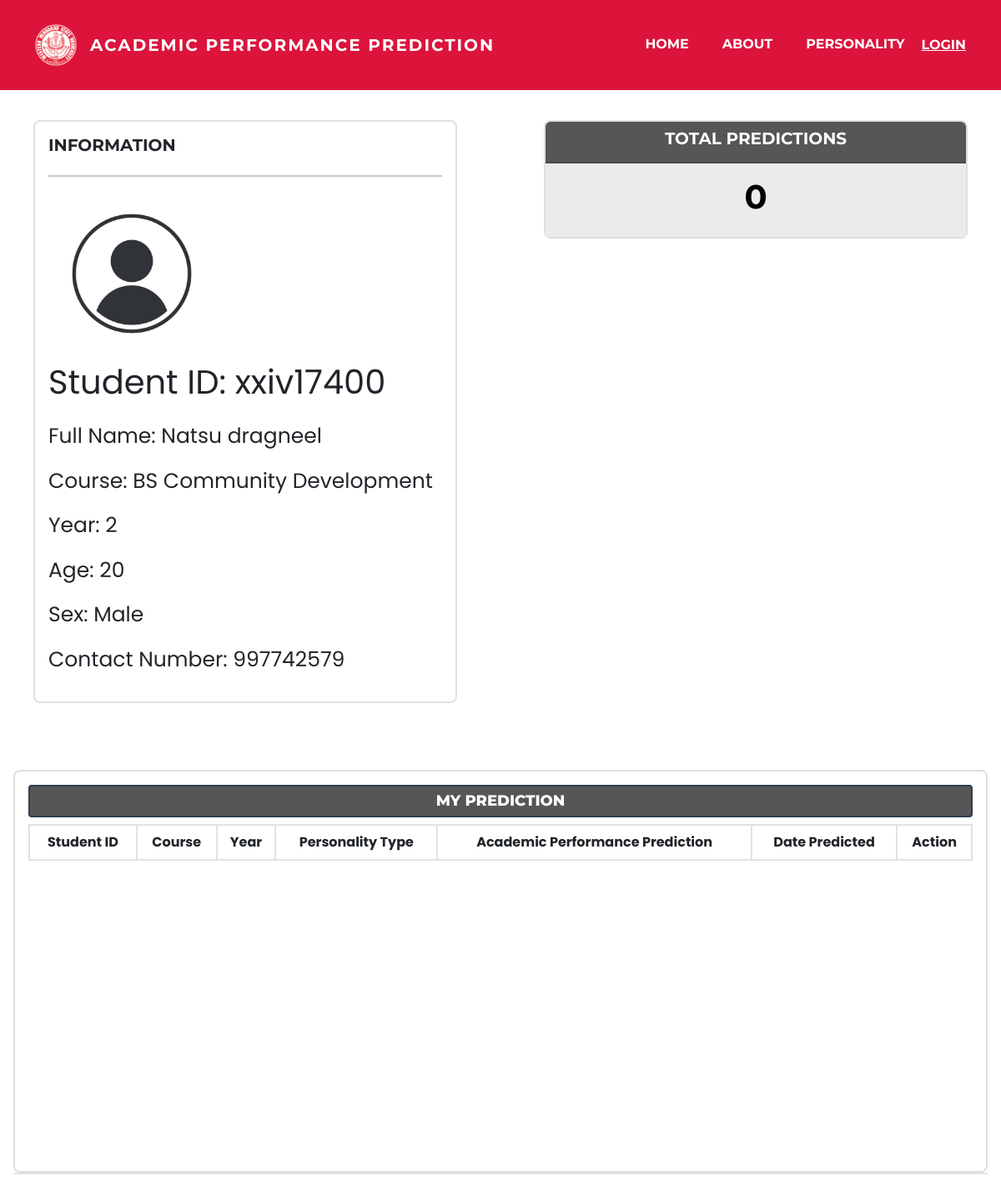
Before: /user/3 (upper part) with the older database file.
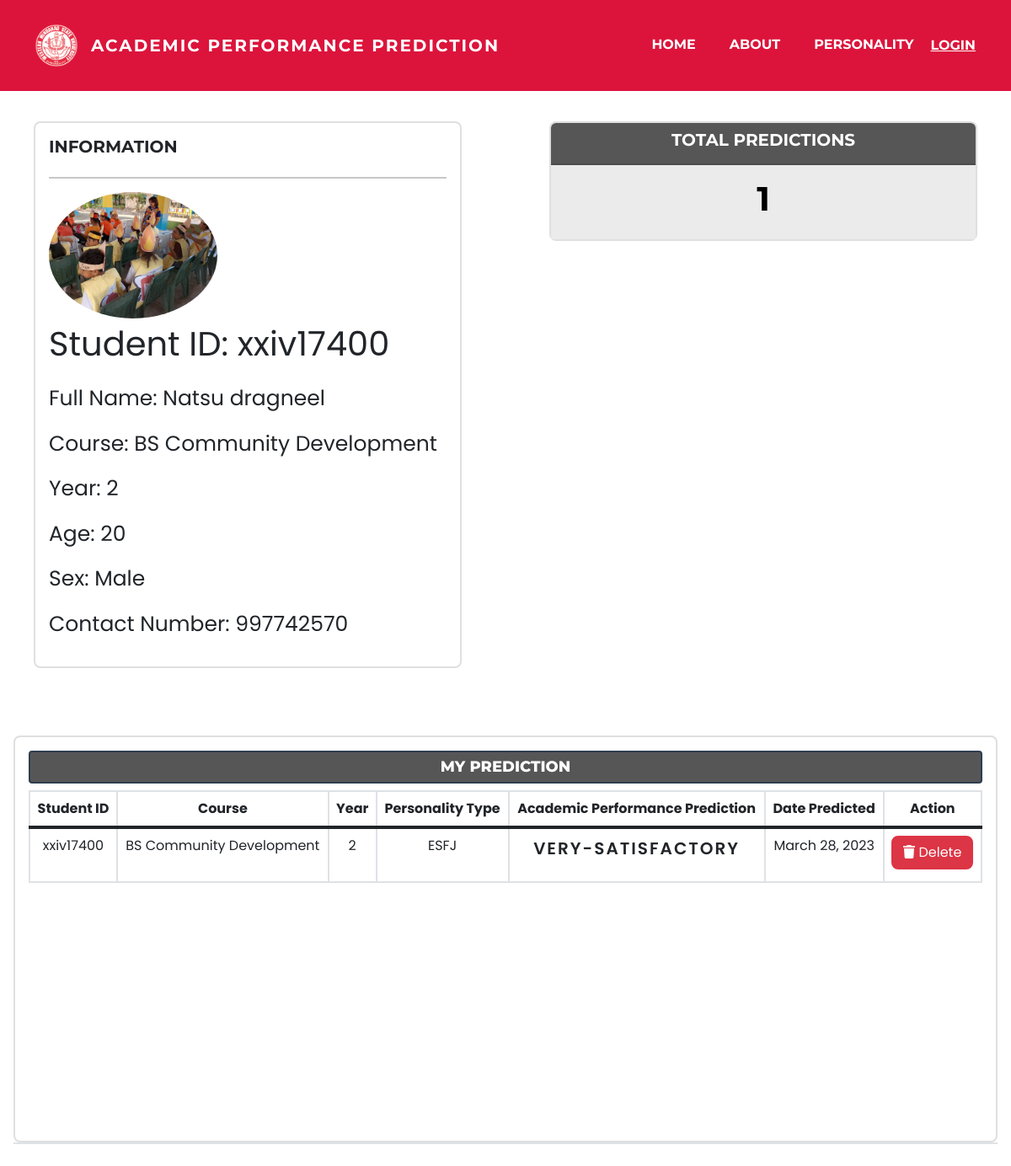
After: the same page with the newer database file.
### thesis/models.py (models this page shows, shortened)
class student(models.Model):
    user = models.OneToOneField(User, null=True, blank=True, on_delete=models.CASCADE)
    studentID = models.CharField(max_length=100, null=True)
    firstname = models.CharField(max_length=100, null=True)
    lastname = models.CharField(max_length=100, null=True)
    stud_course = models.PositiveBigIntegerField(choices=COURSE, null=True, verbose_name=u"Course")
    stud_year = models.PositiveBigIntegerField(choices=YR_LEVEL, null=True, verbose_name=u"Year")
    stud_age = models.PositiveBigIntegerField(validators = [MinValueValidator(17), MaxValueValidator(40)],null=True, verbose_name=u"Age")
    stud_sex = models.PositiveBigIntegerField(choices=SEX, null=True, verbose_name=u"Sex")
    phone = models.PositiveBigIntegerField(null=True)
    profile_pic = models.ImageField(default="unknown.jpg", null=True, blank=True)
    date_created = models.DateTimeField(auto_now_add=True, null=True)

class Data(models.Model):
    students = models.ForeignKey(student, null=True, on_delete=models.SET_NULL, verbose_name=u"Student's No.")
    studentId = models.CharField(max_length=100, choices=ID, null=True, verbose_name=u"Semester")
    age = models.PositiveBigIntegerField(validators = [MinValueValidator(17), MaxValueValidator(40)],null=True)
    sex = models.PositiveBigIntegerField(choices=SEX, null=True)
    course = models.PositiveBigIntegerField(choices=COURSE, null=True)
    year = models.PositiveBigIntegerField(choices=YR_LEVEL, null=True)
    status = models.PositiveBigIntegerField(choices=STATUS, null=True, verbose_name=u"Socio-Economic Status")
    scholar = models.PositiveBigIntegerField(choices=SCHOLAR, null=True, verbose_name=u"Are you a Scholar?")
    wstud = models.PositiveBigIntegerField(choices=WORKING, null=True, verbose_name=u"Are you a working student?")
    personality = models.PositiveBigIntegerField(choices=PERSONALITY,null=True, verbose_name=u"Personality Type")
    TM3 = models.PositiveBigIntegerField(choices=TM_3, null=True, verbose_name=u"TM3: I balance my study time with recreation and leisure time.")
    TM4 = models.PositiveBigIntegerField(choices=TM_4, null=True, verbose_name=u"TM4: I have a calendar of the semester and it is marked with exam dates, project due dates and assignments.")
    TM5 = models.PositiveBigIntegerField(choices=TM_5, null=True, verbose_name=u"TM5: I keep a weekly schedule of my classes and activities.")
    TM6 = models.PositiveBigIntegerField(choices=TM_6, null=True, verbose_name=u"TM6: I use daily “to do” lists.")
    TM7 = models.PositiveBigIntegerField(choices=TM_7, null=True, verbose_name=u"TM7: I study on the weekends.")
    CAP2 = models.PositiveBigIntegerField(choices=CAP_2, null=True, verbose_name=u"CAP2: I get to class early or on time.")
    CAP3 = models.PositiveBigIntegerField(choices=CAP_3, null=True, verbose_name=u"CAP3: I come to class prepared, having completed the reading.")
    CAP4 = models.PositiveBigIntegerField(choices=CAP_4, null=True, verbose_name=u"CAP4: I always find a comfortable place for me when I’m listening to the lecture or watching lecture’s video.")
    GSS1 = models.PositiveBigIntegerField(choices=GSS_1, null=True, verbose_name=u"GSS1: I plan sufficient time to get assignments done.")
    GSS2 = models.PositiveBigIntegerField(choices=GSS_2, null=True, verbose_name=u"GSS2: I turn in all assignments on time.")
    GSS3 = models.PositiveBigIntegerField(choices=GSS_3, null=True, verbose_name=u"GSS3: I use index cards to write down important information and then review that information when I am “waiting” around.")
    GSS4 = models.PositiveBigIntegerField(choices=GSS_4, null=True, verbose_name=u"GSS4: I work on more difficult task first.")
    GSS5 = models.PositiveBigIntegerField(choices=GSS_5, null=True, verbose_name=u"GSS5: I set specific goals for each subject.")
    GSS6 = models.PositiveBigIntegerField(choices=GSS_6, null=True, verbose_name=u"GSS6: I have a regular study area that is free of distractions.")
    GSS7 = models.PositiveBigIntegerField(choices=GSS_7, null=True, verbose_name=u"GSS7: I take breaks when I study.")
    EP1 = models.PositiveBigIntegerField(choices=EP_1, null=True, verbose_name=u"EP1: I review older material first when studying for exams.")
    EP2 = models.PositiveBigIntegerField(choices=EP_2, null=True, verbose_name=u"EP2: When studying for exams, I review over several chapter.")
    EP3 = models.PositiveBigIntegerField(choices=EP_3, null=True, verbose_name=u"EP3: I study for exams at least five days in advance.")
    EP5 = models.PositiveBigIntegerField(choices=EP_5, null=True, verbose_name=u"EP5: I make up exam questions using the same format that the actual exam will use.")
    NT1 = models.PositiveBigIntegerField(choices=NT_1, null=True, verbose_name=u"NT1: I take organized and legible notes during class.")
    NT2 = models.PositiveBigIntegerField(choices=NT_2, null=True, verbose_name=u"NT2: I review and revise my notes soon after class.")
    NT3 = models.PositiveBigIntegerField(choices=NT_3, null=True, verbose_name=u"NT3: I take notes as I read my assignments.")
    desktop = models.PositiveBigIntegerField(choices=DESKTOPS, null=True, verbose_name=u"How often do you use Desktop for academic purposes?")
    laptop = models.PositiveBigIntegerField(choices=LAPTOPS, null=True, verbose_name=u"How often do you use Laptop for academic purposes")
    mobile = models.PositiveBigIntegerField(choices=MOBILEPHONE, null=True, verbose_name=u"How often do you use Mobile Phone for academic purposes")
    wifi = models.PositiveBigIntegerField(choices=WI_FI, null=True, verbose_name=u"How often do you use WiFi for internet connectivity?")
    c_data = models.PositiveBigIntegerField(choices=CELL_DATA, null=True, verbose_name=u"How often do you use Cellular Data for internet connectivity?")
    h_speed = models.PositiveBigIntegerField(choices=HIGH, null=True, verbose_name=u"Does your internet connection frequently in high speed?")
    l_speed = models.PositiveBigIntegerField(choices=LIGHT, null=True, verbose_name=u"Does your internet connection frequently in light speed?")
    datePredicted = models.DateField(auto_now_add=True, null=True)
    predictions = models.PositiveBigIntegerField(blank=True)

### thesis/views.py (the view)
# urls.py: path("user/<str:pk_user>",views.user,name="user"),
def user(request, pk_user):
    students = student.objects.get(id=pk_user)
    datas = students.data_set.all()
    data_count = datas.count()
    context = {
        'students':students,  'data_count':data_count, 'datas':datas
    }
    return render(request, "accounts/user.html", context)

### thesis/templates/accounts/user.html (shortened to what the changed rows need)
{% extends 'base.html' %}
{% block content %}
<div class="row">
  <div class="col-md" style="margin: 40px;">
      <div class="card card-body">
          <h5>INFORMATION</h5>
          <hr>
          <div style="text-align: left;">
            <img class="profile-pic" src="{{students.profile_pic.url}}">
          </div>
          <P style="font-size: 40px;">Student ID: {{students.studentID}}</P>
          <p style="font-size: 25px;">Full Name: {{students.firstname}} {{students.lastname}}</p>
          <td>{% if students.stud_course == 1 %} <p style="font-size: 25px;">Course: BS Community Development</p>
            {% elif  students.stud_course == 2 %} <p style="font-size: 25px;">Course: BS Information Technology</p>
            {% elif  students.stud_course == 3 %} <p style="font-size: 25px;">Course: BS Computer Science</p>
            {% else %} <p style="font-size: 25px;">Course: BS Social Work</p> {% endif %}</td>
          <p style="font-size: 25px;">Year: {{students.stud_year}}</p>
          <p style="font-size: 25px;">Age: {{students.stud_age}}</p>
          {% if students.stud_sex == 0 %} <p style="font-size: 25px;">Sex: Female </p> {% else %} <p style="font-size: 25px;">Sex: Male</p> {% endif %}
          <p style="font-size: 25px;">Contact Number: {{students.phone}}</p>
      </div>
  </div>
  <div class="col" style="margin: 40px;">
    <div class="col-md" >
      <div class="card text-center text-white mb-4" id="total-data">
        <div class="card-body" style="background-color: #ebebeb;">
          <h3 class="card-title" style="color: black; font-size: 40px;">{{data_count}}</h3>
        </div>
      </div>
    </div>
  </div>
</div>
<br>
<div class="modal-body">
  <div class="card card-body">
    <div style="height: 400px; overflow: auto">
      <table id="classTable" class="table table-bordered">
        <thead>
          <tr>
            <th style="text-align: center;">Student ID</th>
            <th style="text-align: center;">Course</th>
            <th style="text-align: center;">Year</th>
            <th style="text-align: center;">Personality Type</th>
            <th style="text-align: center;">Academic Performance Prediction</th>
            <th style="text-align: center;">Date Predicted</th>
            <th style="text-align: center;">Action</th>
          </tr>
        </thead>
        <tbody>
          {% for stud_d in datas %}
          <tr>
              <td style="text-align: center;">{{stud_d.students.studentID}}</td>
              <td style="text-align: center;">{% if stud_d.course == 1 %} <p>BS Community Development</p>
                {% elif  stud_d.course == 2 %} <p>BS Information Technology</p>
                {% elif  stud_d.course == 3 %} <p>BS Computer Science</p>
                {% else %} <p>BS Social Work</p> {% endif %}</td>
              <td style="text-align: center;">{{stud_d.year}}</td>
              <td style="text-align: center;">{% if stud_d.personality == 0 %} <p>ISTJ</p>
                {% elif  stud_d.personality == 1 %} <p>ESFJ</p>
                {% elif  stud_d.personality == 2 %} <p>ENTP</p>
                {% elif  stud_d.personality == 3 %} <p>ISFJ</p>
                {% elif  stud_d.personality == 4 %} <p>ENFJ</p>
                {% elif  stud_d.personality == 5 %} <p>INFJ</p>
                {% elif  stud_d.personality == 6 %} <p>ISFP</p>
                {% elif  stud_d.personality == 7 %} <p>INTJ</p>
                {% elif  stud_d.personality == 8 %} <p>ENTJ</p>
                {% elif  stud_d.personality == 9 %} <p>ESTP</p>
                {% elif  stud_d.personality == 10 %} <p>INFP</p>
                {% elif  stud_d.personality == 11 %} <p>ESFP</p>
                {% elif  stud_d.personality == 12 %} <p>ESTJ</p>
                {% elif  stud_d.personality == 13 %} <p>ENFP</p>
                {% elif  stud_d.personality == 14 %} <p>ISTP</p>
                {% else %} <p>INTP</p> {% endif %}</td>
              <td style="text-align: center; font-size: 20px; text-decoration: none; text-transform: uppercase; font-weight: 600; letter-spacing: 2px;">
                {% if stud_d.predictions == 4 %} <p>Superior</p>
                {%elif stud_d.predictions == 5 %} <p>Very-Satisfactory</p>
                {% elif stud_d.predictions == 3 %} <p>Satisfactory</p>
                {% elif stud_d.predictions == 2 %} <p> Fairly-Satisfactory</p>
                {% elif stud_d.predictions == 1 %} <p> Excellent </p>
                {% elif stud_d.predictions == 0 %} <p> Barely-Satisfactory </p>
                {% endif %}
              </td>
              <td style="text-align: center;">{{stud_d.datePredicted}}</td>
              <td style="text-align: center;"><button type="button" class="btn btn-danger" data-toggle="modal" data-target="#exampleModal"><i class="fa fa-trash"></i> <a href="{% url 'delete_data' stud_d.id %} " style="text-decoration: none; color: white;">Delete</a></button></td>
          </tr>
          {% endfor %}
        </tbody>
      </table>
    </div>
  </div>
<br>
</div>
{% endblock %}

Changed rows visible on the page:
changed student "xxiv17400": profile_pic: a different picture; phone "997742579" → "997742570"
added Data: students.studentID "xxiv17400", course "BS Community Development", year "2", personality "ESFJ", predictions "VERY-SATISFACTORY", datePredicted "March 28, 2023"
Other visible differences:
{{ data_count }}: "0" → "1"
